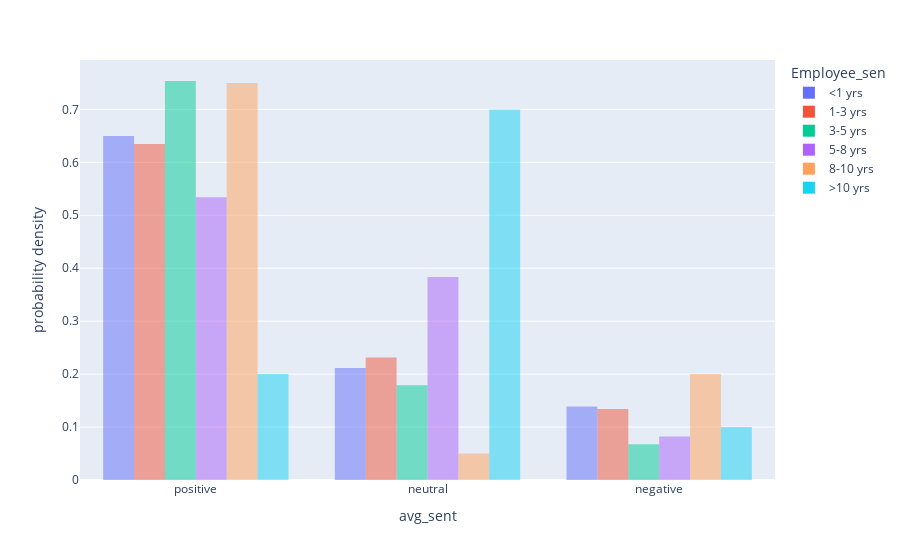

Notebook source saved alongside this figure:
### Markdown cell above
### Visualize Sentiments

### Code cell
fig = px.histogram(amzn.query('Employee_type == "former employee"'), 
                    x='avg_sent', color='Employee_sen', opacity=0.5,
                    barmode="group", histnorm='probability density', 
                    category_orders={"avg_sent": ["very positive", "positive", "neutral", 
                                                "negative", 'very negative'],
                                     "Employee_sen": ['<1 yrs', '1-3 yrs', '3-5 yrs', 
                                                      '5-8 yrs', '8-10 yrs', '>10 yrs']})
fig.show()

### Figure 1 — Plotly figure (JSON) as saved in the notebook; plotly's stock layout.template omitted (floating-point values rounded to 4 significant figures; data arrays with more than 128 entries replaced by an {"elided": "..."} marker saying what was removed)
{"data": [{"alignmentgroup": "True", "bingroup": "x", "histnorm": "probability density", "hovertemplate": "Employee_sen=<1 yrs<br>avg_sent=%{x}<br>probability density=%{y}<extra></extra>", "legendgroup": "<1 yrs", "marker": {"color": "#636efa", "opacity": 0.5, "pattern": {"shape": ""}}, "name": "<1 yrs", "offsetgroup": "<1 yrs", "orientation": "v", "showlegend": true, "type": "histogram", "x": {"elided": "894 str values"}, "xaxis": "x", "yaxis": "y"}, {"alignmentgroup": "True", "bingroup": "x", "histnorm": "probability density", "hovertemplate": "Employee_sen=1-3 yrs<br>avg_sent=%{x}<br>probability density=%{y}<extra></extra>", "legendgroup": "1-3 yrs", "marker": {"color": "#EF553B", "opacity": 0.5, "pattern": {"shape": ""}}, "name": "1-3 yrs", "offsetgroup": "1-3 yrs", "orientation": "v", "showlegend": true, "type": "histogram", "x": {"elided": "687 str values"}, "xaxis": "x", "yaxis": "y"}, {"alignmentgroup": "True", "bingroup": "x", "histnorm": "probability density", "hovertemplate": "Employee_sen=3-5 yrs<br>avg_sent=%{x}<br>probability density=%{y}<extra></extra>", "legendgroup": "3-5 yrs", "marker": {"color": "#00cc96", "opacity": 0.5, "pattern": {"shape": ""}}, "name": "3-5 yrs", "offsetgroup": "3-5 yrs", "orientation": "v", "showlegend": true, "type": "histogram", "x": {"elided": "207 str values"}, "xaxis": "x", "yaxis": "y"}, {"alignmentgroup": "True", "bingroup": "x", "histnorm": "probability density", "hovertemplate": "Employee_sen=5-8 yrs<br>avg_sent=%{x}<br>probability density=%{y}<extra></extra>", "legendgroup": "5-8 yrs", "marker": {"color": "#ab63fa", "opacity": 0.5, "pattern": {"shape": ""}}, "name": "5-8 yrs", "offsetgroup": "5-8 yrs", "orientation": "v", "showlegend": true, "type": "histogram", "x": ["positive", "positive", "positive", "positive", "neutral", "positive", "neutral", "positive", "neutral", "positive", "negative", "positive", "neutral", "negative", "neutral", "neutral", "positive", "positive", "positive", "positive", "negative", "neutral", "neutral", "positive", "positive", "neutral", "neutral", "positive", "neutral", "negative", "neutral", "positive", "neutral", "neutral", "neutral", "neutral", "positive", "positive", "positive", "neutral", "neutral", "neutral", "positive", "positive", "positive", "positive", "neutral", "positive", "neutral", "neutral", "positive", "positive", "positive", "positive", "positive", "positive", "positive", "positive", "neutral", "neutral", "negative", "negative", "positive", "neutral", "neutral", "positive", "neutral", "positive", "positive", "neutral", "positive", "positive", "positive"], "xaxis": "x", "yaxis": "y"}, {"alignmentgroup": "True", "bingroup": "x", "histnorm": "probability density", "hovertemplate": "Employee_sen=8-10 yrs<br>avg_sent=%{x}<br>probability density=%{y}<extra></extra>", "legendgroup": "8-10 yrs", "marker": {"color": "#FFA15A", "opacity": 0.5, "pattern": {"shape": ""}}, "name": "8-10 yrs", "offsetgroup": "8-10 yrs", "orientation": "v", "showlegend": true, "type": "histogram", "x": ["positive", "positive", "positive", "positive", "negative", "positive", "positive", "positive", "neutral", "positive", "positive", "positive", "positive", "positive", "negative", "positive", "positive", "negative", "negative", "positive"], "xaxis": "x", "yaxis": "y"}, {"alignmentgroup": "True", "bingroup": "x", "histnorm": "probability density", "hovertemplate": "Employee_sen=>10 yrs<br>avg_sent=%{x}<br>probability density=%{y}<extra></extra>", "legendgroup": ">10 yrs", "marker": {"color": "#19d3f3", "opacity": 0.5, "pattern": {"shape": ""}}, "name": ">10 yrs", "offsetgroup": ">10 yrs", "orientation": "v", "showlegend": true, "type": "histogram", "x": ["positive", "neutral", "neutral", "neutral", "negative", "positive", "neutral", "neutral", "neutral", "neutral"], "xaxis": "x", "yaxis": "y"}], "layout": {"barmode": "group", "legend": {"title": {"text": "Employee_sen"}, "tracegroupgap": 0}, "margin": {"t": 60}, "xaxis": {"anchor": "y", "categoryarray": ["very positive", "positive", "neutral", "negative", "very negative"], "categoryorder": "array", "domain": [0, 1], "title": {"text": "avg_sent"}}, "yaxis": {"anchor": "x", "domain": [0, 1], "title": {"text": "probability density"}}}}
